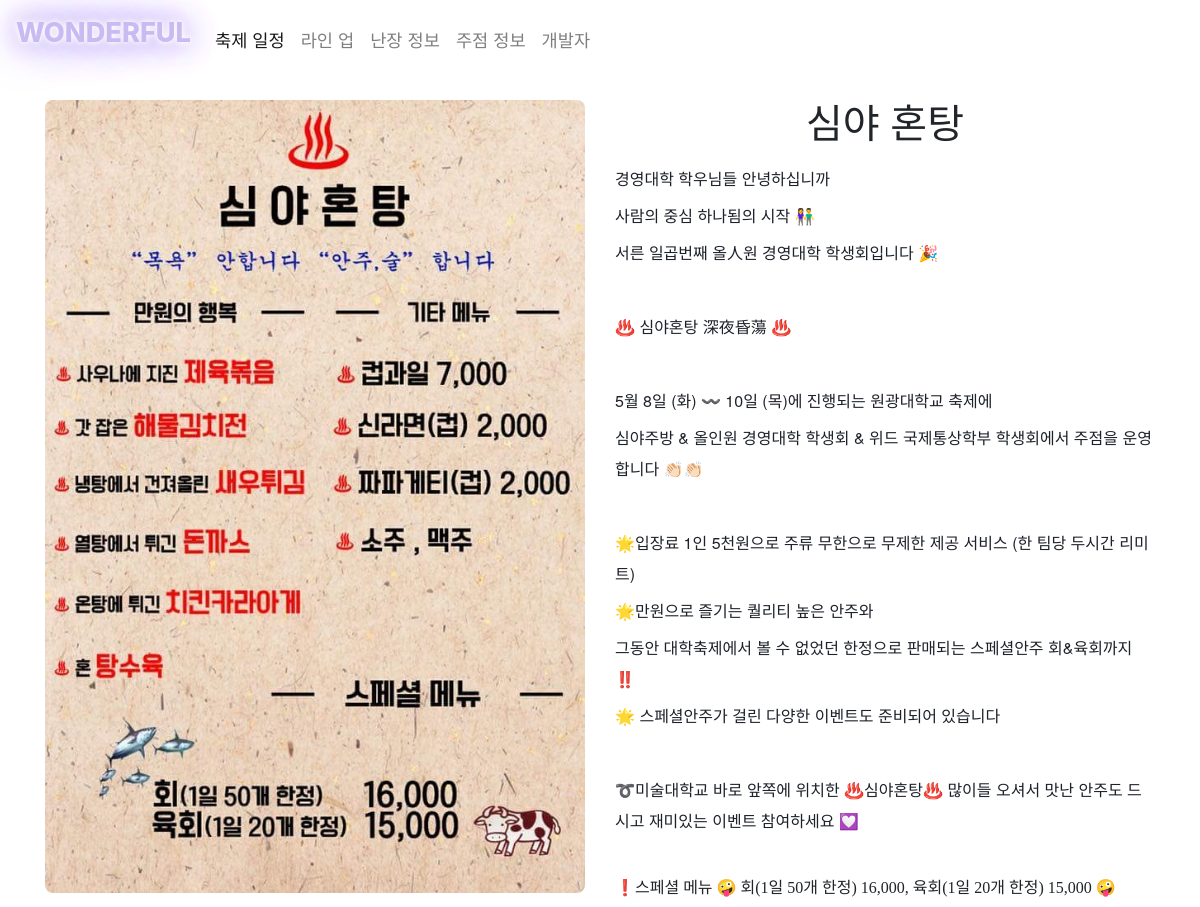
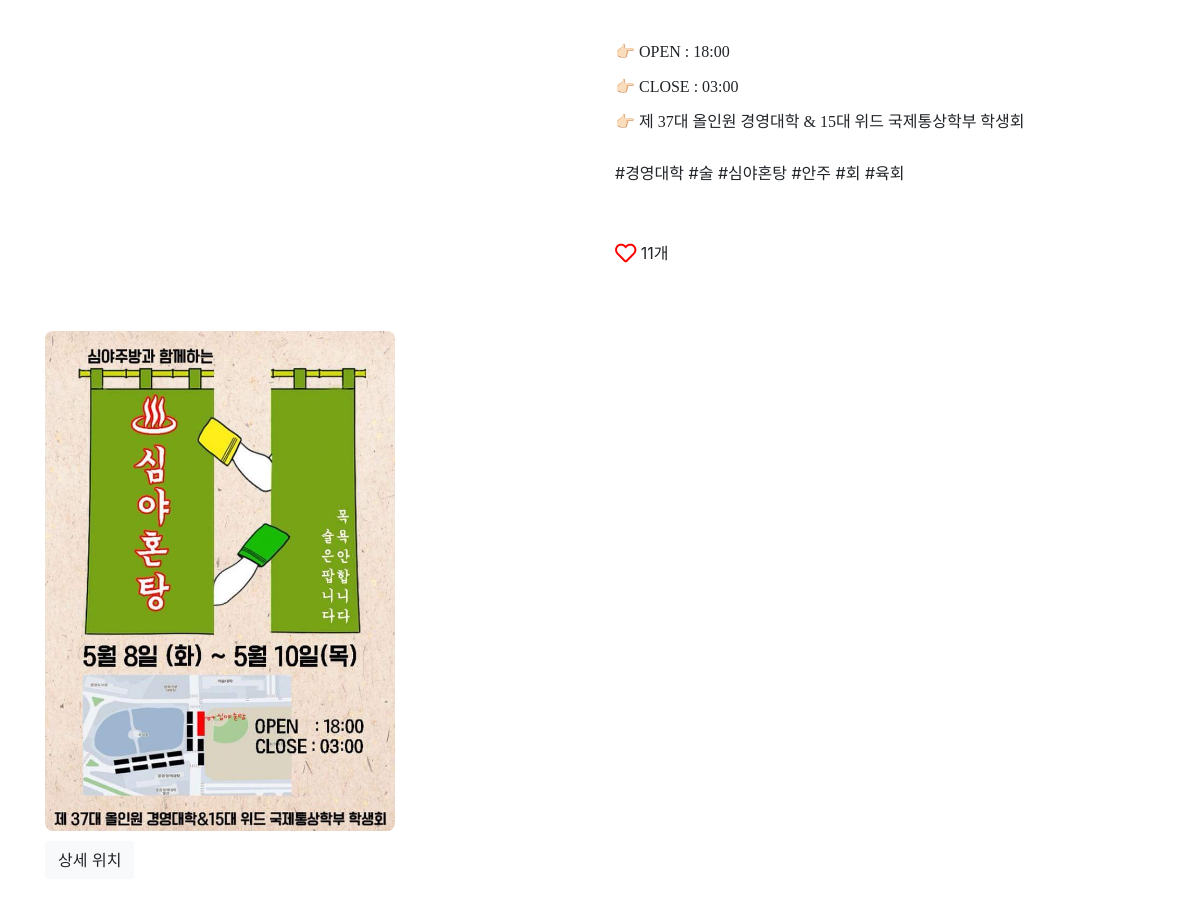
/jujum/2/, run on the app's committed database (2 pictures, top to bottom).
### jujum/models.py (models this page shows, shortened)
class Jujum(models.Model):
    title = models.CharField(max_length=20)
    content = models.TextField(blank=True, null=True)
    menu = models.ImageField(null=True, blank=True, upload_to='home/%Y/%m/%d')
    image1 = models.ImageField(null=True, blank=True, upload_to='home/%Y/%m/%d')
    image2 = models.ImageField(null=True, blank=True, upload_to='home/%Y/%m/%d')
    image3 = models.ImageField(null=True, blank=True, upload_to='home/%Y/%m/%d')
    tags = TaggableManager()
    like_count = models.IntegerField(default=0)
    lat = models.DecimalField(max_digits=9, decimal_places=6, null=True)
    lng = models.DecimalField(max_digits=9, decimal_places=6, null=True)
    priority = models.IntegerField(default=0, null=True, blank=True)
    class Meta:
        ordering = ["priority"]

### jujum/views.py (the view)
# urls.py: path('<int:pk>/', views.JujumDetailView.as_view(), name='detail'),
class JujumDetailView(generic.DetailView):
    model = Jujum

### jujum/templates/jujum/jujum_detail.html (shortened to what this page needs)
{% extends 'home/detail_base.html' %}
{% block content %}
<div class="container">
    <div class="row">
        <div class="jujum_image col-md-6">
            {% if object.menu %}
                <img src="{{ object.menu.url }}" class="img-fluid" alt="Responsive image">
            {% else %}
                <img src="/static/image/main.jpg" class="img-fluid" alt="Responsive image">
            {% endif %}
        </div>
        <div class="jujum_content col-md-6">
            <h1> {{ object.title }} </h1>
            <p> {{ object.content | safe}} </p>
            <div class="tag_section">
                {% for tag in object.tags.all %}
                    <li class= "tag_display"> #{{ tag }} </li>
                {% endfor %}
            </div>
            <div class="like_section">
                <i class="like far fa-heart fa-lg"></i>
                <p style="display:inline-block;" id="count_like-{{ object.id }}">{{ object.like_count }}개</p>
            </div>
        </div>
    </div>
    <div class="row">
        {% if object.image1 %}
            <div class="jujum_image col-md-4">
                <img src="{{ object.image1.url }}" class="img-fluid" alt="Responsive image">
            </div>
        {% endif %}
    </div>
    <div class="col-md-12 detail_btn">
        <button class="map_detail btn btn-light" data-toggle="collapse" href="#detail_map" role="button" aria-expanded="false"
            aria-controls="detail_map">
            상세 위치
        </button>
    </div>
</div>
{% endblock %}

### home/static/css/base.css (style rules this page uses)
* { padding: 0; }
.nanjang_image > img, .jujum_image > img { border-radius: 8px; }
.jujum_content > h1 { text-align: center; }
.jujum_content > p { line-height: 30px; font-family: 'dayright', 'Nanum Pen Script', cursive !important; }
.nanjang_image, .nanjang_content, .jujum_image, .jujum_content { margin-top: 50px; }
.map_detail { display: block; margin: 10px 0; }
.like { color: red; }
.tag_display { display:inline; }
.tag_section { height: 50px; margin: 30px 0; }
.detail_btn { margin: 10px 0; padding: 0; }

### data on the page
Jujum: menu (picture), title "심야 혼탕", content "경영대학 학우님들 안녕하십니까 사람의 중심 하나됨의 시작 👫 서른 일곱번째 올人원 경영대학 학생회입니다 🎉 ♨️ 심야혼탕 深夜昏蕩 ♨️ 5월 8일 (화) 〰️ 10일 (목)에 진행되는 원광대학교 축제에 심야주방 & 올인원 경영대학 학생회 & 위드 국제통상학부 학생회에서 주점을 운영합니다 👏🏻👏🏻 🌟입장료 1인 5천원으로 주류 무한으로 무제한 제공 서비스 (한 팀당 두시간 리미트) 🌟만원으로 즐기는 퀄리티 높은 안주와 그동안 대학축제에서 볼 수 없었던 한정으로 판매되는 스페셜안주 회&육회까지 ‼️ 🌟 스페셜안주가 걸린 다양한 이벤트도 준비되어 있습니다 ➰미술대학교 바로 앞쪽에 위치한 ♨️심야혼탕♨️ 많이들 오셔서 맛난 안주도 드시고 재미있는 이벤트 참여하세요 💟 ❗️스페셜 메뉴 🤪 회(1일 50개 한정) 16,000, 육회(1일 20개 한정) 15,000 🤪 👉🏻 OPEN : 18:00 👉🏻 CLOSE : 03:00 👉🏻 제 37대 올인원 경영대학 & 15대 위드 국제통상학부 학생회", like_count "11", image1 (picture)
Tag: name "경영대학"
Tag: name "술"
Tag: name "심야혼탕"
Tag: name "안주"
Tag: name "회"
Tag: name "육회"
